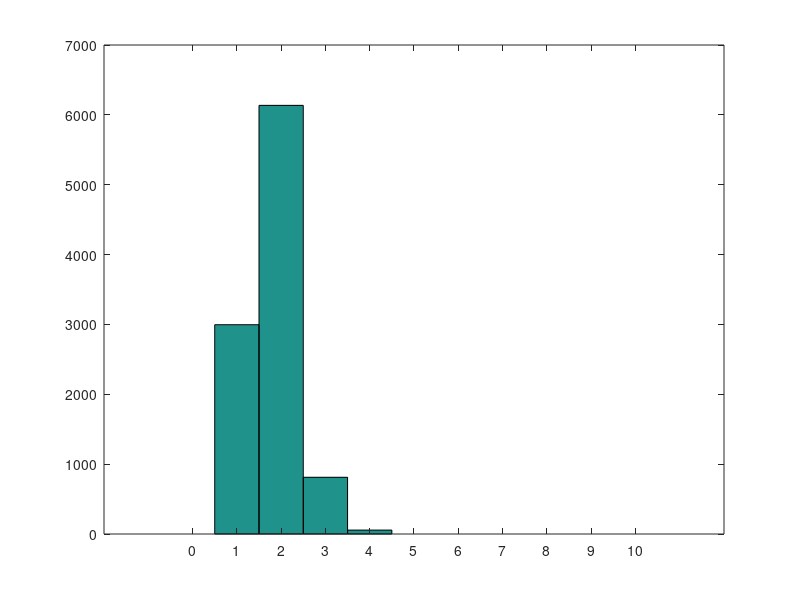

Recreate this plot in MATLAB.
% testing what is a 'significant peak' in the raster to count a simulated
% neuron as firing during a particular syllable; 
% Emily Mackevicius 12/10/2014

nSyl = 5; % number of syllables of that type in bout; 
m = 10; % number of timebins in that syllable; 
nBurst = 1; % number of bursts/syllable; 

for iter = 1:10000; 
    simShuff = zeros(nSyl,m); 
    for i = 1:nSyl;
        tmp = randperm(m); 
        simShuff(i,tmp(1)) = 1; 
    end

    raster = sum(simShuff);
    M(iter) = max(raster); 
end
figure; hist(M, 0:10)
